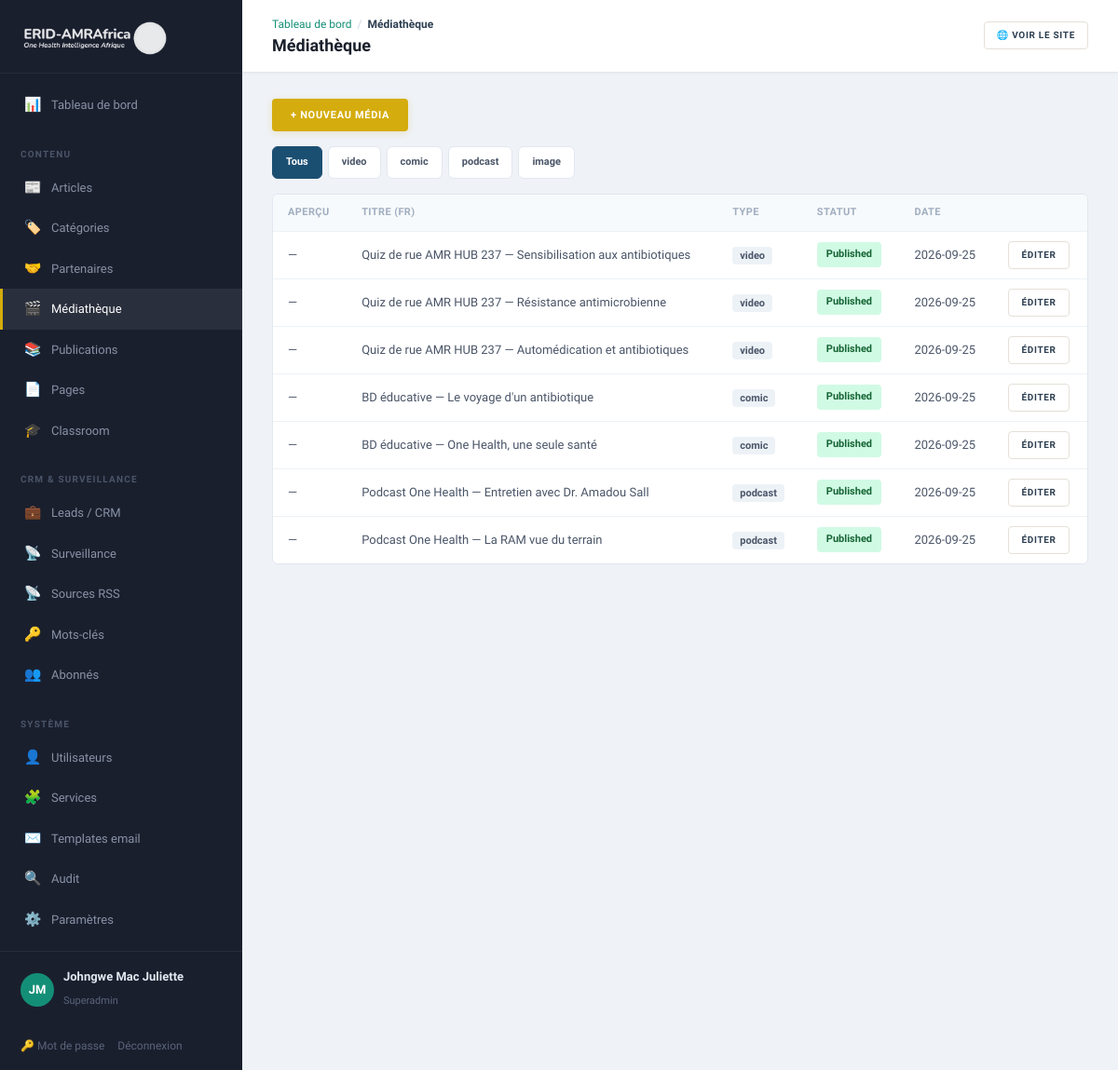
Screenshot of /admin/media (signed in) with the database file from the repository.
### tables this page shows
CREATE TABLE media_items (
    id              INT UNSIGNED AUTO_INCREMENT PRIMARY KEY,
    type            ENUM('video','comic','podcast','image') NOT NULL,
    sub_type        VARCHAR(40)     NULL,
    title_fr        VARCHAR(255)    NOT NULL,
    title_en        VARCHAR(255)    NOT NULL,
    description_fr  TEXT            NULL,
    description_en  TEXT            NULL,
    embed_url       VARCHAR(500)    NULL,             
    thumbnail       VARCHAR(255)    NULL,
    status          ENUM('draft','published') NOT NULL DEFAULT 'published',
    created_at      DATETIME        NOT NULL DEFAULT CURRENT_TIMESTAMP
);

### app/Core/View.php (called while the page is built, shortened)
<?php
final class View
{
    public static function render(string $template, array $data = [], string $layout = 'public'): void
    {
        $root = Config::get('root');
        extract($data, EXTR_SKIP);
        require $root . '/app/Views/' . $template . '.php';
    }
    public static function e(?string $s): string
    {
        return htmlspecialchars((string) $s, ENT_QUOTES, 'UTF-8');
    }
}

### app/Core/Controller.php (called while the page is built, shortened)
<?php
abstract class Controller
{
    protected function view(string $template, array $data = [], string $layout = 'public'): void
    {
        View::render($template, $data, $layout);
    }
    protected function input(string $key, ?string $default = null): ?string
    {
        $v = $_POST[$key] ?? $_GET[$key] ?? $default;
        return is_string($v) ? trim($v) : $default;
    }
}

### app/Controllers/Admin/MediaController.php (called while the page is built, shortened)
<?php
final class MediaController extends Controller
{
    public function index(): void
    {
        $filter = $this->input('type');
        $params = [];
        $where  = '1=1';
        $page = max(1, (int) ($this->input('page') ?: 1));
        $total = (int) Database::one("SELECT COUNT(*) AS c FROM media_items WHERE {$where}", $params)['c'];
        $totalPages = max(1, (int) ceil($total / 20));
        $offset = ($page - 1) * 20;
        $items = Database::all("SELECT * FROM media_items WHERE {$where} ORDER BY created_at DESC LIMIT 20 OFFSET {$offset}", $params);
        $this->view('admin/media', ['title' => 'Médiathèque', 'items' => $items, 'filter' => $filter, 'page' => $page, 'totalPages' => $totalPages], 'admin');
    }
}

### public/index.php (called while the page is built, shortened)
<?php
$router = new Router();
$router->dispatch($_SERVER['REQUEST_METHOD'], $_SERVER['REQUEST_URI']);

### app/Core/Database.php (called while the page is built, shortened)
<?php
final class Database
{
    private static ?PDO $pdo = null;
    public static function pdo(): PDO
    {
        if (self::$pdo === null) {
            $cfg = Config::get('db');
            $dsn = sprintf(
                'mysql:host=%s;port=%s;dbname=%s;charset=utf8mb4',
                $cfg['host'], $cfg['port'], $cfg['name']
            );
            try {
                self::$pdo = new PDO($dsn, $cfg['user'], $cfg['pass'], [
                    PDO::ATTR_ERRMODE            => PDO::ERRMODE_EXCEPTION,
                    PDO::ATTR_DEFAULT_FETCH_MODE => PDO::FETCH_ASSOC,
                    PDO::ATTR_EMULATE_PREPARES   => false,
                    PDO::MYSQL_ATTR_INIT_COMMAND => "SET NAMES utf8mb4 COLLATE utf8mb4_unicode_ci",
                ]);
            } catch (PDOException $e) {
                http_response_code(500);
                exit('Database connection failed.');
            }
        }
        return self::$pdo;
    }
    public static function all(string $sql, array $params = []): array
    {
        $stmt = self::pdo()->prepare($sql);
        $stmt->execute($params);
        return $stmt->fetchAll();
    }
}

### app/Views/admin/media.php (the view, shortened to what this page needs)
<?php
use App\Core\View; $e = fn($s) => View::e($s);
?>
<div class="toolbar"><a class="btn btn-gold" href="/admin/media/new">+ Nouveau média</a></div>
<div class="filters">
  <?php foreach (['', 'video','comic','podcast','image'] as $t): ?>
    <a class="chip <?= ($filter ?? null) === ($t ?: null) ? 'on' : '' ?>" href="/admin/media<?= $t ? '?type='.$t : '' ?>"><?= $e($t ?: 'Tous') ?></a>
  <?php endforeach; ?>
</div>
<div class="panel">
  <table class="data-table">
    <thead><tr><th>Aperçu</th><th>Titre (FR)</th><th>Type</th><th>Statut</th><th>Date</th><th></th></tr></thead>
    <tbody>
    <?php foreach ($items as $m): ?>
      <tr>
        <td><?php if ($m['thumbnail']): ?><img src="<?= $e($m['thumbnail']) ?>" alt="" style="height:40px;border-radius:4px"><?php else: ?>—<?php endif; ?></td>
        <td><?= $e($m['title_fr']) ?></td>
        <td><span class="badge"><?= $e($m['type']) ?></span></td>
        <td><span class="status status-<?= $e($m['status']) ?>"><?= $e($m['status']) ?></span></td>
        <td><?= $e(substr($m['created_at'], 0, 10)) ?></td>
        <td><a href="/admin/media/<?= (int)$m['id'] ?>/edit" class="btn btn-ghost sm">Éditer</a></td>
      </tr>
    <?php endforeach; ?>
    </tbody>
  </table>
</div>

### app/Core/Router.php (shortened to what this page needs)
<?php
final class Router
{
    private array $routes = ['GET' => [], 'POST' => []];
    public function get(string $path, callable|array $handler): void
    {
        $this->routes['GET'][$this->normalize($path)] = $handler;
    }
    public function post(string $path, callable|array $handler): void
    {
        $this->routes['POST'][$this->normalize($path)] = $handler;
    }
    private function normalize(string $path): string
    {
        return '/' . trim($path, '/');
    }
    public function dispatch(string $method, string $uri): void
    {
        $path = $this->normalize(parse_url($uri, PHP_URL_PATH) ?: '/');
        foreach ($this->routes[$method] ?? [] as $route => $handler) {
            $pattern = '#^' . preg_replace('#\{[a-zA-Z_]+\}#', '([^/]+)', $route) . '$#';
            if (preg_match($pattern, $path, $m)) {
                array_shift($m);
                $this->invoke($handler, $m);
                return;
            }
        }
    }
    private function invoke(callable|array $handler, array $args): void
    {
        if (is_array($handler)) {
            [$class, $method] = $handler;
            (new $class())->{$method}(...$args);
            return;
        }
    }
}

### public/assets/css/app.css (style rules this page uses)
:root { --navy:#1B4F72;--navy-d:#154360;--navy-l:#2E86C1; --teal:#148F77;--teal-d:#0E6655;--teal-l:#1ABC9C; --gold:#D4AC0D;--gold-d:#B7950B;--gold-l:#F4D03F; --green:#27AE60;--green-d:#1E8449;--green-l:#58D68D; --burgundy:#78281F;--burgundy-d:#5B1F18; --red:#CB4335;--warm:#F8F4EF; --accent:#148F77; --c-spillover:#1B4F72;--c-amr:#148F77;--c-policy:#D4AC0D;--c-tech:#27AE60; --ink:#2C3E50;--muted:#717D8A;--light:#A6ACAF; --bg:#FCFAF7;--bg-alt:#F4F0EB;--card:#fff;--line:#E5E0D8; --font-d:'Merriweather',Georgia,serif; --font-b:'Source Sans 3','Source Sans Pro',system-ui,sans-serif; --w:1140px; --radius:10px;--radius-sm:6px;--radius-xs:4px; --shadow:0 2px 12px rgba(44,62,80,.05); --shadow-lg:0 8px 28px rgba(44,62,80,.08); --shadow-hover:0 6px 24px rgba(44,62,80,.1); }
*,*::before,*::after { box-sizing:border-box }
html { overflow-x:hidden }
body { margin:0;font-family:var(--font-b);color:var(--ink);background:var(--bg);line-height:1.7;font-size:15.5px;-webkit-font-smoothing:antialiased;overflow-x:hidden }
a { color:var(--ink);text-decoration:none;transition:color .25s }
.btn { display:inline-flex;align-items:center;justify-content:center;gap:6px;padding:10px 20px;font-weight:700;border:none;cursor:pointer;font-size:11px;font-family:var(--font-b);text-transform:uppercase;letter-spacing:.7px;transition:all .25s;line-height:1.4;border-radius:var(--radius-xs);position:relative }
.btn.sm { padding:7px 13px;font-size:10px }
.btn-gold { background:var(--gold);color:#fff;box-shadow:0 2px 8px rgba(212,172,13,.2) }
.btn-ghost { background:#fff;border:1px solid var(--line);color:var(--ink) }
body.admin { display:flex;background:#EFF2F7;font-family:var(--font-b);min-height:100vh }
.panel { background:#fff;border:1px solid #E2E8F0;padding:0;margin-bottom:18px;border-radius:var(--radius-sm);overflow:hidden }
.panel > table { margin:0 }
.panel > .data-table { margin:0 }
.data-table { width:100%;border-collapse:collapse }
.data-table th { text-align:left;padding:10px 16px;font-size:11px;text-transform:uppercase;color:#A0AEC0;border-bottom:1px solid #EDF2F7;letter-spacing:.4px;font-weight:600;background:#F7FAFC }
.data-table td { padding:10px 16px;border-bottom:1px solid #EDF2F7;vertical-align:middle;font-size:13px;color:#4A5568 }
.data-table tr:last-child td { border-bottom:none }
.badge { background:#EDF2F7;color:#4A5568;padding:3px 8px;font-size:11px;font-weight:600;border-radius:4px }
.status { padding:4px 10px;font-size:11px;font-weight:700;text-transform:capitalize;border-radius:4px;display:inline-block }
.status-published { background:#D1FAE5;color:#166534 }
.filters,.toolbar { margin-bottom:16px;display:flex;gap:6px;flex-wrap:wrap;align-items:center }
.chip { padding:7px 14px;border:1px solid #E2E8F0;background:#fff;color:#4A5568;font-size:11px;font-weight:600;border-radius:6px;transition:all .2s;cursor:pointer }
.chip.on { background:var(--navy);color:#fff;border-color:var(--navy) }
.toolbar { margin-bottom:16px }

### rows the page displays
media_items: title_fr "Quiz de rue AMR HUB 237 — Sensibilisation aux antibiotiques", type "video", status "Published", created_at "2026-09-25"
media_items: title_fr "Quiz de rue AMR HUB 237 — Résistance antimicrobienne", type "video", status "Published", created_at "2026-09-25"
media_items: title_fr "Quiz de rue AMR HUB 237 — Automédication et antibiotiques", type "video", status "Published", created_at "2026-09-25"
media_items: title_fr "BD éducative — Le voyage d'un antibiotique", type "comic", status "Published", created_at "2026-09-25"
media_items: title_fr "BD éducative — One Health, une seule santé", type "comic", status "Published", created_at "2026-09-25"
media_items: title_fr "Podcast One Health — Entretien avec Dr. Amadou Sall", type "podcast", status "Published", created_at "2026-09-25"
media_items: title_fr "Podcast One Health — La RAM vue du terrain", type "podcast", status "Published", created_at "2026-09-25"

### other values shown
$e($c[0]) "Tableau de bord"
$e($c[0]) "Médiathèque"
$e($t ?: 'Tous') "Tous"
$e($t ?: 'Tous') "video"
$e($t ?: 'Tous') "comic"
$e($t ?: 'Tous') "podcast"
$e($t ?: 'Tous') "image"
